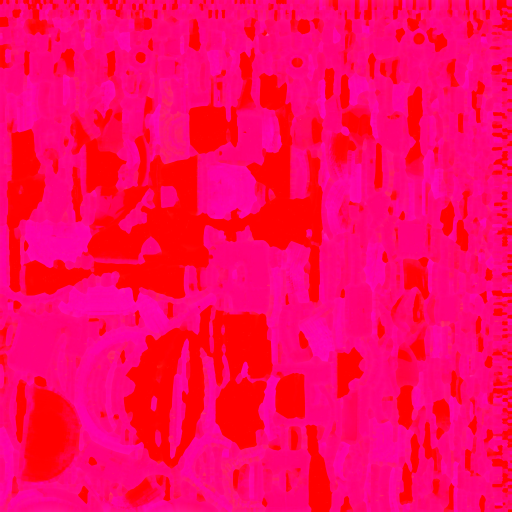
#> input picture AIQUIZ-Godot/TripoModels/ghost_shark_air_mount/ghost_shark_air_mount_ghost_shark_air_mount_metallic-ghost_shark_air_mount_roughness.png, 1024 x 1024 px, given as the content of the folder shark_air_mount_metallic-ghost_shark_air_mount_roughness.png, which was not available (shown at 1/2 size)
$ python contact_sheet.py ../../../TripoModels/ghost_shark_air_mount/ghost_shark_air_mount_ghost_shark_air_mount_metallic-ghost_shark_air_mount_roughness.png ../../../TripoModels/ghost_shark_air_mount/ghost_shark_air_mount_tripo_image_32e26d43-4aef-4467-9415-bec32793c78a_0_0.jpg 5
#> lines starting #> are read from the running program, lines starting #| are printed output that depends on the picture; pictures that were not available may be replaced by others from this repository, and a replacement may not be noted
"""Host-side helper: montage a folder of PNGs into a labelled contact sheet."""
import sys
from pathlib import Path
from PIL import Image, ImageDraw


def sheet(folder, out, cols=5, width=384):
#> called with cols = 5, width = 384
    files = sorted(Path(folder).glob("*.png"))
    if not files:
        raise SystemExit("no frames in " + folder)
    first = Image.open(files[0])
#> first is the input picture: PIL image 1024x1024 RGB; mean R, G, B 255, 4.2, 91.6
    height = int(first.height * width / first.width)
#> height = 384
    rows = (len(files) + cols - 1) // cols
    canvas = Image.new("RGB", (cols * width, rows * height), (24, 24, 28))
    draw = ImageDraw.Draw(canvas)
    for i, f in enumerate(files):
        im = Image.open(f).convert("RGB").resize((width, height))
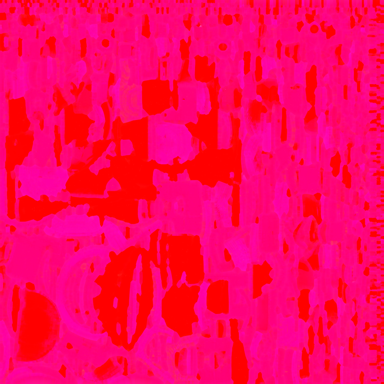
#> im: PIL image 384x384 RGB; mean R, G, B 255, 4.2, 91.7
        x, y = (i % cols) * width, (i // cols) * height
#> x = 0; y = 0
        canvas.paste(im, (x, y))
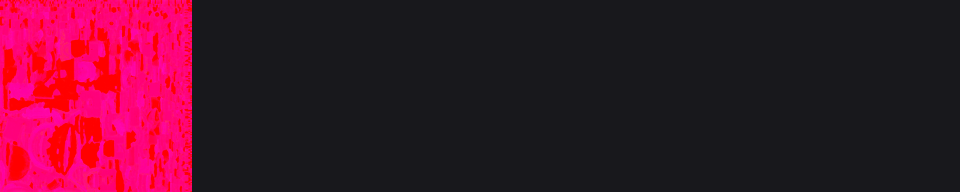
#> canvas: PIL image 1920x384 RGB (shown at 1/2 size); mean R, G, B 70.2, 20, 40.7
        draw.rectangle([x, y, x + 64, y + 16], fill=(0, 0, 0))
        draw.text((x + 4, y + 2), f.stem, fill=(255, 230, 0))
    canvas.save(out)
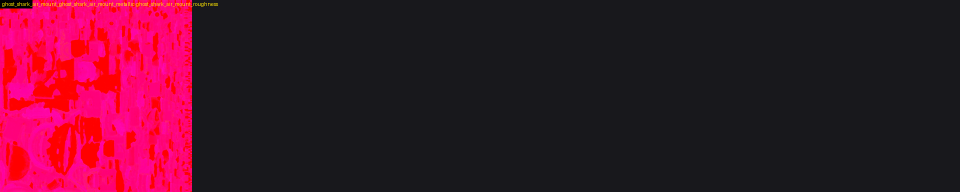
#> saved as ghost_shark_air_mount_tripo_image_32e26d43-4aef-4467-9415-bec32793c78a_0_0.jpg: PIL image 1920x384 RGB (shown at 1/2 size); mean R, G, B 69.9, 20.3, 40.5
    return out


if __name__ == "__main__":
    print(sheet(sys.argv[1], sys.argv[2], int(sys.argv[3]) if len(sys.argv) > 3 else 5))
